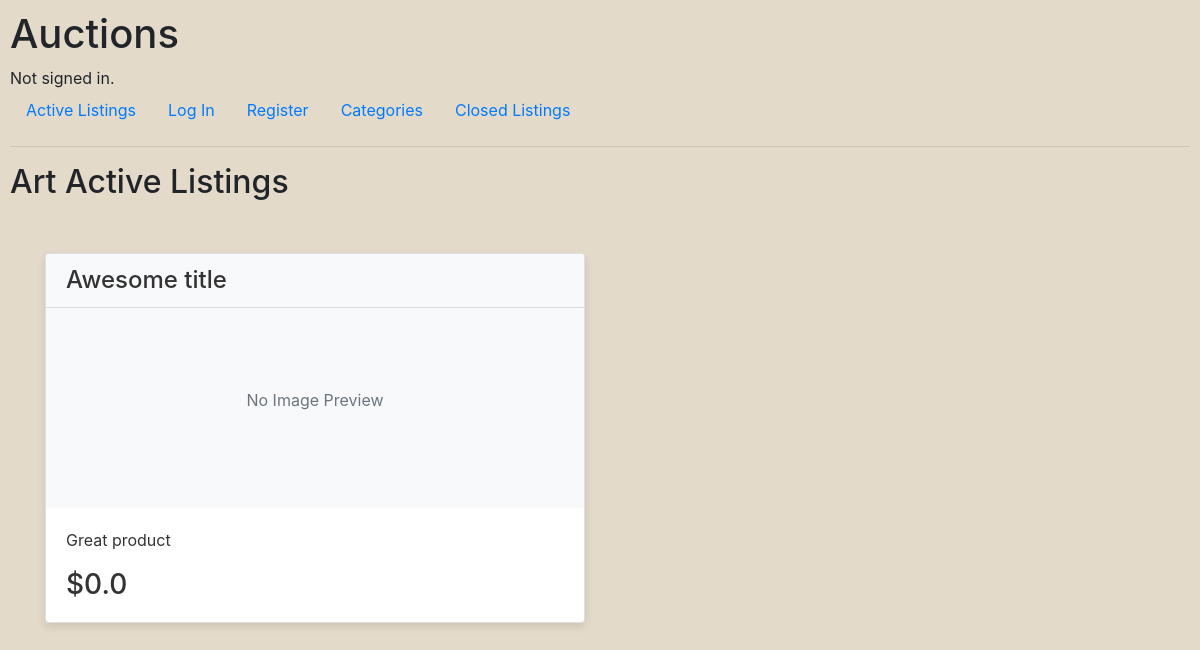
The page /view_categorie/art on the database its author committed.
### auctions/models.py (models this page shows, shortened)
class Categorie(models.Model):
    name = models.CharField(
        max_length=50,
        choices=CATEGORY_CHOICES,
        default='art'
    )
    def __str__(self):
        return self.name

class Listing(models.Model):
    title = models.CharField(max_length=64)
    description = models.CharField(max_length=200)
    starting_price = models.FloatField()
    image = models.ImageField(upload_to='images/', blank=True, null=True)
    end_date = models.DateTimeField()
    seller = models.ForeignKey(User, on_delete=models.CASCADE, related_name="listings")
    status = models.BooleanField(default=True)
    categorie = models.ForeignKey(Categorie, on_delete=models.CASCADE, related_name="items", blank=True, null=True)

### auctions/views.py (the view)
# urls.py: path("view_categorie/<str:categorie>", views.view_categorie, name="view_categorie"),
def view_categorie(request, categorie):
    categorie_name = get_object_or_404(Categorie, name=categorie)
    listings = Listing.objects.filter(categorie=categorie_name, status=True)
    return render(request, 'auctions/categorie.html', {
        "categorie": categorie_name,
        "listings": listings
    })

### auctions/templates/auctions/categorie.html
{% extends "auctions/layout.html" %}
{% block body %}
    <h2>{{ categorie|capfirst }} Active Listings</h2>
    <br>
    {% for listing in listings %}
    <div class="container">
        <div class="row">
          <div class="col-md-6">
            <a href="{% url 'view_listing' listing.id %}" class="card-link">
              <div class="card">
                <h3 class="card-header">{{ listing.title }}</h3>
                {% if listing.image %}
                  <img class="card-img-top" src="{{ listing.image.url }}" alt="Listing Image">
                {% else %}
                  <div class="card-img-top bg-light d-flex justify-content-center align-items-center" style="height: 200px;">
                    <p class="text-muted">No Image Preview</p>
                  </div>
                {% endif %}
                <div class="card-body">
                  <p class="card-text">{{ listing.description }}</p>
                  <h3 class="card-text">${{ listing.starting_price }}</h3>
                </div>
              </div>
            </a>
          </div>
        </div>
      </div>
    {% endfor %}
{% endblock %}

### auctions/static/auctions/styles.css (style rules this page uses)
body { padding: 10px; background-color: rgb(227, 218, 201); }
.card { margin-top: 20px; box-shadow: 0 4px 8px rgba(0, 0, 0, 0.1); }
.card-header { background-color: #f8f9fa; font-size: 1.5rem; color: #333; }
.card-img-top { width: 100%; height: auto; }
.card-body { padding: 20px; }
.card-link { color: #333; }
.text-muted { color: #6c757d; }

### rows shown on the page
Categorie: name "Art"
Listing: title "Awesome title", image "No Image Preview", description "Great product", starting_price "0.0"
